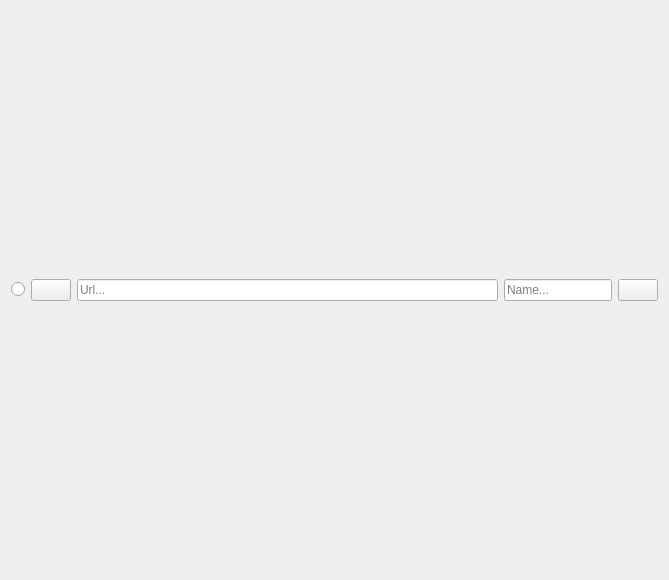
<?xml version="1.0" encoding="UTF-8"?>
<ui version="4.0">
 <author>%{AUTHOR}</author>
 <class>BrowserItemUi</class>
 <widget class="QWidget" name="BrowserItemUi">
  <property name="geometry">
   <rect>
    <x>0</x>
    <y>0</y>
    <width>669</width>
    <height>580</height>
   </rect>
  </property>
  <property name="minimumSize">
   <size>
    <width>300</width>
    <height>0</height>
   </size>
  </property>
  <layout class="QHBoxLayout" name="horizontalLayout_5">
   <property name="topMargin">
    <number>1</number>
   </property>
   <property name="bottomMargin">
    <number>1</number>
   </property>
   <item>
    <widget class="QRadioButton" name="useRadioButton">
     <property name="text">
      <string/>
     </property>
    </widget>
   </item>
   <item>
    <widget class="QPushButton" name="iconPushButton">
     <property name="text">
      <string/>
     </property>
    </widget>
   </item>
   <item>
    <widget class="QLineEdit" name="urlLineEdit">
     <property name="placeholderText">
      <string>Url...</string>
     </property>
    </widget>
   </item>
   <item>
    <widget class="QLineEdit" name="nameLineEdit">
     <property name="sizePolicy">
      <sizepolicy hsizetype="Preferred" vsizetype="Fixed">
       <horstretch>0</horstretch>
       <verstretch>0</verstretch>
      </sizepolicy>
     </property>
     <property name="placeholderText">
      <string>Name...</string>
     </property>
    </widget>
   </item>
   <item>
    <widget class="QPushButton" name="deletePushButton">
     <property name="toolTip">
      <string>Delete this regulular expression</string>
     </property>
     <property name="text">
      <string/>
     </property>
     <property name="icon">
      <iconset theme="delete">
       <normaloff>.</normaloff>.</iconset>
     </property>
    </widget>
   </item>
  </layout>
 </widget>
 <resources/>
 <connections/>
</ui>
